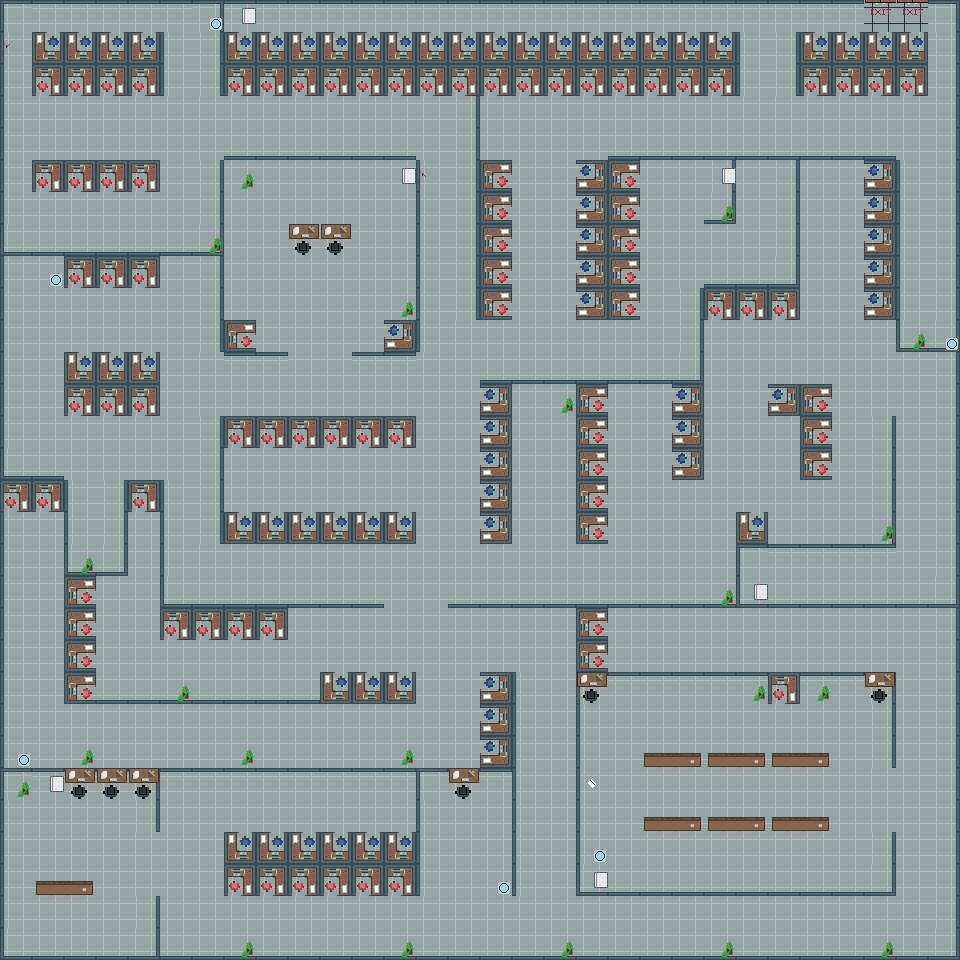

Tiled map render using the project's own tile images. Description and the whole map definition, tile-layer contents included, below:
An orthogonal 30x30 tile map with 32x32 px tiles, 2 tile layers (Tile Layer 1, Tile Layer 2), 3 tilesets.

<map version="1.10" tiledversion="1.10.0" orientation="orthogonal" renderorder="right-down" width="30" height="30" tilewidth="32" tileheight="32" infinite="0" nextlayerid="4" nextobjectid="1">
 <tileset firstgid="1" name="Floor" tilewidth="32" tileheight="32" tilecount="25" columns="5">
  <image source="../sprite sheet/MicrosoftTeams-image (8).png" width="160" height="160" />
 </tileset>
 <tileset firstgid="26" name="objects" tilewidth="32" tileheight="32" tilecount="16" columns="4">
  <image source="../sprite sheet/MicrosoftTeams-image (7).png" width="128" height="128" />
 </tileset>
 <tileset firstgid="42" name="Misc" tilewidth="32" tileheight="32" tilecount="16" columns="4">
  <image source="../sprite sheet/MicrosoftTeams-image (7).png" width="128" height="128" />
 </tileset>
 <layer id="1" name="Tile Layer 1" width="30" height="30">
  <data encoding="csv">
2,5,5,5,5,5,3,5,5,5,5,5,5,5,5,5,5,5,5,5,5,5,5,5,5,5,5,19,19,3,
14,16,16,16,16,9,4,16,16,16,16,16,16,16,16,16,16,16,16,16,16,16,16,9,4,16,16,16,16,4,
9,6,6,6,6,9,4,6,6,6,6,6,6,6,6,6,6,6,6,6,6,6,6,9,4,6,6,6,6,4,
9,22,22,22,22,22,22,22,22,22,22,22,22,22,4,22,22,22,22,22,22,22,22,22,22,22,22,22,22,4,
9,22,22,22,22,22,22,10,10,10,10,10,10,22,4,22,22,22,22,10,10,10,10,10,10,10,10,10,22,4,
9,6,6,6,6,22,4,22,22,22,22,22,22,15,4,1,22,22,11,1,22,22,4,22,4,22,22,11,9,4,
9,22,22,22,22,22,4,22,22,22,22,22,22,9,4,1,22,22,11,1,22,22,8,22,4,22,22,11,9,4,
7,10,10,10,10,10,8,22,22,22,22,22,22,9,4,1,22,22,11,1,22,22,22,22,4,22,22,11,9,4,
9,22,6,6,6,22,4,22,22,22,22,22,22,9,4,1,22,22,11,1,22,22,10,10,8,22,22,11,9,4,
9,22,22,22,22,22,4,22,22,22,22,22,22,9,4,1,22,22,11,1,22,4,6,6,6,22,22,11,9,4,
9,22,22,22,22,22,4,1,22,22,22,22,11,9,22,22,22,22,22,22,22,4,22,22,22,22,22,22,7,8,
9,22,16,16,16,22,22,5,5,22,22,5,5,22,22,10,10,10,10,10,10,8,22,22,22,22,22,22,22,4,
9,22,6,6,6,22,22,22,22,22,22,22,22,22,22,11,22,22,1,22,22,11,22,22,11,1,22,22,22,4,
9,22,22,22,22,22,4,6,6,6,6,6,6,22,22,11,22,22,1,22,22,11,22,22,22,1,22,4,22,4,
7,10,22,22,22,22,4,22,22,22,22,22,22,22,22,11,22,22,1,22,22,11,22,22,22,1,22,4,22,4,
6,6,9,4,6,9,4,22,22,22,22,22,22,22,22,11,22,22,1,22,22,22,22,22,22,22,22,4,22,4,
9,22,9,4,22,9,4,16,16,16,16,16,16,22,22,11,22,22,1,22,22,22,22,16,22,22,22,4,22,4,
9,22,7,8,22,9,22,22,22,22,22,22,22,22,22,22,22,22,22,22,22,22,22,2,5,5,5,5,22,4,
9,22,1,22,22,7,10,10,10,10,10,10,22,22,10,10,10,10,10,10,10,10,10,7,10,10,10,10,10,8,
9,22,1,22,22,6,6,6,6,22,22,22,22,22,22,22,22,22,1,22,22,22,22,22,22,22,22,22,22,4,
9,22,1,22,22,22,22,22,22,22,22,22,22,22,22,22,22,22,1,22,22,22,22,22,22,22,22,22,22,4,
9,22,1,10,10,10,10,10,10,10,16,16,16,22,22,11,9,22,2,5,5,5,5,5,6,5,5,3,22,4,
9,22,22,22,22,22,22,22,22,22,22,22,22,22,22,11,9,22,9,22,22,22,22,22,22,22,22,4,22,4,
9,22,22,22,22,22,22,22,22,22,22,22,22,22,22,11,9,22,9,22,22,22,22,22,22,22,22,4,22,4,
2,5,5,5,3,5,5,5,5,5,5,5,5,2,5,5,9,22,9,22,22,22,22,22,22,22,22,22,22,4,
9,22,22,22,4,22,22,22,22,22,22,22,22,9,22,22,9,22,9,22,22,22,22,22,22,22,22,22,22,4,
9,22,22,22,22,22,22,16,16,16,16,16,16,9,22,22,9,22,9,22,22,22,22,22,22,22,22,4,22,4,
9,22,22,22,22,22,22,6,6,6,6,6,6,9,22,22,9,22,7,10,10,10,10,10,10,10,10,8,22,4,
9,22,22,22,4,22,22,22,22,22,22,22,22,22,22,22,22,22,22,22,22,22,22,22,22,22,22,22,22,4,
7,10,10,10,8,10,10,10,10,10,10,10,10,10,10,10,10,10,10,10,10,10,10,10,10,10,10,10,10,8
</data>
 </layer>
 <layer id="3" name="Tile Layer 2" width="30" height="30">
  <data encoding="csv">
0,0,0,0,0,0,50,54,0,0,0,0,0,0,0,0,0,0,0,0,0,0,0,0,0,0,0,0,0,0,
0,0,0,0,0,0,0,0,0,0,0,0,0,0,0,0,0,0,0,0,0,0,0,0,0,0,0,0,0,0,
0,0,0,0,0,0,0,0,0,0,0,0,0,0,0,0,0,0,0,0,0,0,0,0,0,0,0,0,0,0,
0,0,0,0,0,0,0,0,0,0,0,0,0,0,0,0,0,0,0,0,0,0,0,0,0,0,0,0,0,0,
0,0,0,0,0,0,0,0,0,0,0,0,0,0,0,0,0,0,0,0,0,0,0,0,0,0,0,0,0,0,
0,0,0,0,0,0,0,45,0,0,0,0,54,0,0,0,0,0,0,0,0,0,54,0,0,0,0,0,0,0,
0,0,0,0,0,0,0,0,0,0,0,0,0,0,0,0,0,0,0,0,0,0,45,0,0,0,0,0,0,0,
0,0,0,0,0,0,45,0,0,42,42,0,0,0,0,0,0,0,0,0,0,0,0,0,0,0,0,0,0,0,
0,50,0,0,0,0,0,0,0,0,0,0,0,0,0,0,0,0,0,0,0,0,0,0,0,0,0,0,0,0,
0,0,0,0,0,0,0,0,0,0,0,0,45,0,0,0,0,0,0,0,0,0,0,0,0,0,0,0,0,0,
0,0,0,0,0,0,0,0,0,0,0,0,0,0,0,0,0,0,0,0,0,0,0,0,0,0,0,0,45,50,
0,0,0,0,0,0,0,0,0,0,0,0,0,0,0,0,0,0,0,0,0,0,0,0,0,0,0,0,0,0,
0,0,0,0,0,0,0,0,0,0,0,0,0,0,0,0,0,45,0,0,0,0,0,0,0,0,0,0,0,0,
0,0,0,0,0,0,0,0,0,0,0,0,0,0,0,0,0,0,0,0,0,0,0,0,0,0,0,0,0,0,
0,0,0,0,0,0,0,0,0,0,0,0,0,0,0,0,0,0,0,0,0,0,0,0,0,0,0,0,0,0,
0,0,0,0,0,0,0,0,0,0,0,0,0,0,0,0,0,0,0,0,0,0,0,0,0,0,0,0,0,0,
0,0,0,0,0,0,0,0,0,0,0,0,0,0,0,0,0,0,0,0,0,0,0,0,0,0,0,45,0,0,
0,0,45,0,0,0,0,0,0,0,0,0,0,0,0,0,0,0,0,0,0,0,0,0,0,0,0,0,0,0,
0,0,0,0,0,0,0,0,0,0,0,0,0,0,0,0,0,0,0,0,0,0,45,54,0,0,0,0,0,0,
0,0,0,0,0,0,0,0,0,0,0,0,0,0,0,0,0,0,0,0,0,0,0,0,0,0,0,0,0,0,
0,0,0,0,0,0,0,0,0,0,0,0,0,0,0,0,0,0,0,0,0,0,0,0,0,0,0,0,0,0,
0,0,0,0,0,45,0,0,0,0,0,0,0,0,0,0,0,0,42,0,0,0,0,45,0,45,0,42,0,0,
0,0,0,0,0,0,0,0,0,0,0,0,0,0,0,0,0,0,0,0,0,0,0,0,0,0,0,0,0,0,
50,0,45,0,0,0,0,45,0,0,0,0,45,0,0,0,0,0,0,0,56,57,56,57,56,57,0,0,0,0,
45,54,42,42,42,0,0,0,0,0,0,0,0,0,42,0,0,0,43,0,0,0,0,0,0,0,0,0,0,0,
0,0,0,0,0,0,0,0,0,0,0,0,0,0,0,0,0,0,0,0,56,57,56,57,56,57,0,0,0,0,
0,0,0,0,0,0,0,0,0,0,0,0,0,0,0,0,0,0,50,0,0,0,0,0,0,0,0,0,0,0,
0,56,57,0,0,0,0,0,0,0,0,0,0,0,0,50,0,0,54,0,0,0,0,0,0,0,0,0,0,0,
0,0,0,0,0,0,0,0,0,0,0,0,0,0,0,0,0,0,0,0,0,0,0,0,0,0,0,0,0,0,
0,0,0,0,0,0,0,45,0,0,0,0,45,0,0,0,0,45,0,0,0,0,45,0,0,0,0,45,0,0
</data>
 </layer>
</map>